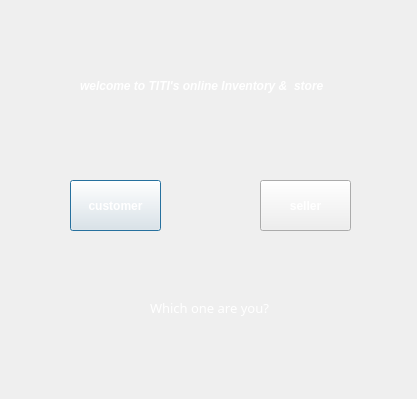
<?xml version="1.0" encoding="UTF-8"?>
<ui version="4.0">
 <class>startpage</class>
 <widget class="QDialog" name="startpage">
  <property name="geometry">
   <rect>
    <x>0</x>
    <y>0</y>
    <width>417</width>
    <height>399</height>
   </rect>
  </property>
  <property name="windowTitle">
   <string>Dialog</string>
  </property>
  <property name="styleSheet">
   <string notr="true">background-image:url(:/imagestart/start.jpg);</string>
  </property>
  <widget class="QPushButton" name="pushButton">
   <property name="geometry">
    <rect>
     <x>70</x>
     <y>180</y>
     <width>91</width>
     <height>51</height>
    </rect>
   </property>
   <property name="font">
    <font>
     <weight>75</weight>
     <bold>true</bold>
    </font>
   </property>
   <property name="styleSheet">
    <string notr="true">color: rgb(255, 255, 255);
background-image:url(:/imagestart/button.jpg);</string>
   </property>
   <property name="text">
    <string>customer</string>
   </property>
  </widget>
  <widget class="QPushButton" name="pushButton_2">
   <property name="geometry">
    <rect>
     <x>260</x>
     <y>180</y>
     <width>91</width>
     <height>51</height>
    </rect>
   </property>
   <property name="font">
    <font>
     <weight>75</weight>
     <bold>true</bold>
    </font>
   </property>
   <property name="styleSheet">
    <string notr="true">background-image:url(:/imagestart/button.jpg);
color: rgb(255, 255, 255);</string>
   </property>
   <property name="text">
    <string>seller</string>
   </property>
  </widget>
  <widget class="QLabel" name="label">
   <property name="geometry">
    <rect>
     <x>80</x>
     <y>50</y>
     <width>271</width>
     <height>71</height>
    </rect>
   </property>
   <property name="font">
    <font>
     <family>MS Sans Serif</family>
     <weight>75</weight>
     <italic>true</italic>
     <bold>true</bold>
    </font>
   </property>
   <property name="styleSheet">
    <string notr="true">color: rgb(255, 255, 255);</string>
   </property>
   <property name="text">
    <string>welcome to TITI's online Inventory &amp;  store</string>
   </property>
  </widget>
  <widget class="QLabel" name="label_2">
   <property name="geometry">
    <rect>
     <x>150</x>
     <y>300</y>
     <width>121</width>
     <height>16</height>
    </rect>
   </property>
   <property name="font">
    <font>
     <family>MV Boli</family>
     <pointsize>10</pointsize>
    </font>
   </property>
   <property name="styleSheet">
    <string notr="true">color: rgb(255, 255, 255);</string>
   </property>
   <property name="text">
    <string>Which one are you?</string>
   </property>
  </widget>
 </widget>
 <resources/>
 <connections/>
</ui>
